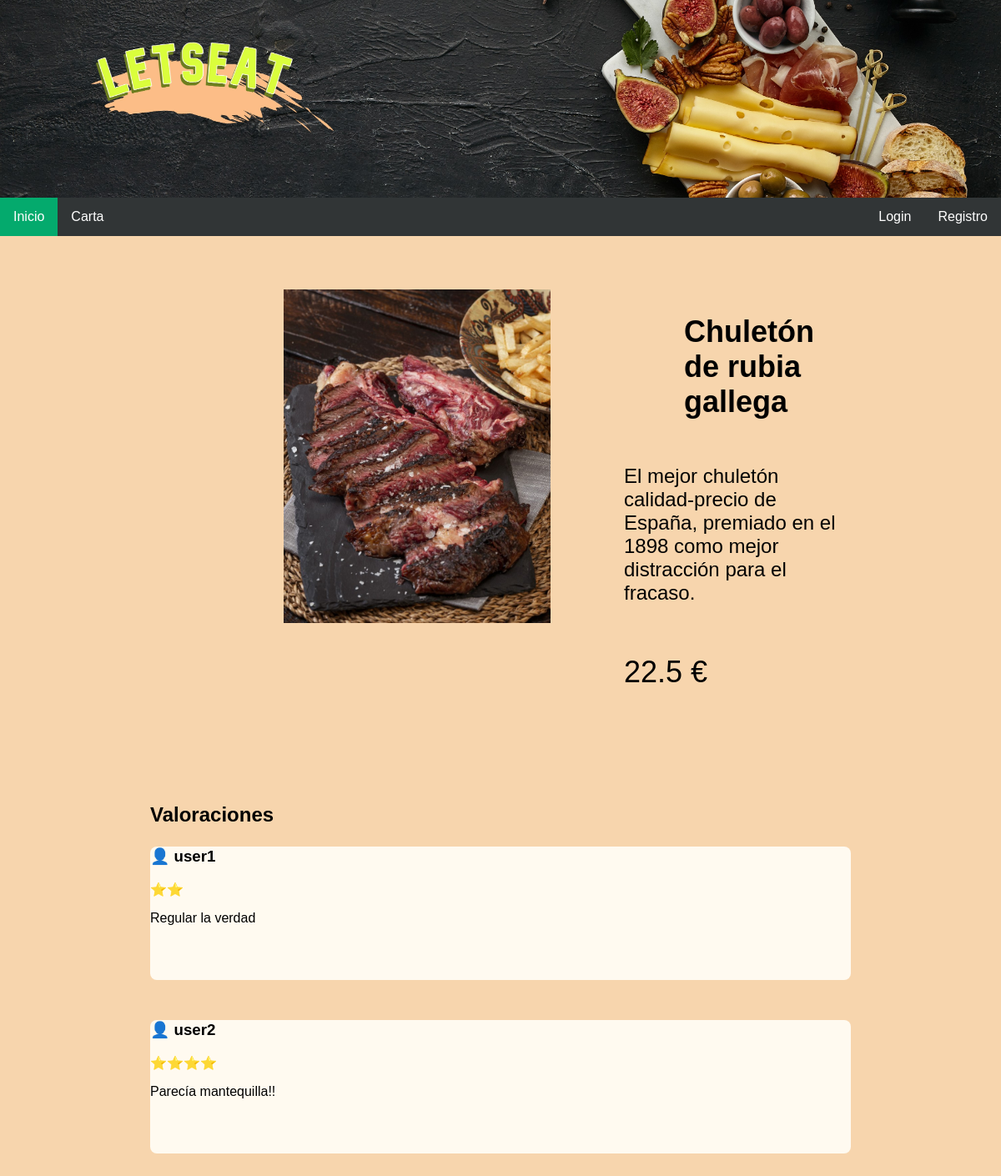
The page /Code/verPlato.php?idPlato=2 on the database its author committed.
### tables this page shows
CREATE TABLE `platos` (
  `id` int(10) NOT NULL,
  `foto` varchar(32) NOT NULL,
  `nombre` varchar(32) NOT NULL,
  `precio` float NOT NULL,
  `descripcion` text NOT NULL,
  `id_categoria` int(11) NOT NULL
);

CREATE TABLE `valoraciones` (
  `id` int(11) NOT NULL,
  `id_usuario` int(11) NOT NULL,
  `id_plato` int(11) NOT NULL,
  `valoracion` int(11) NOT NULL,
  `descripcion` mediumtext NOT NULL
);

CREATE TABLE `usuarios` (
  `id` int(11) NOT NULL,
  `nombre` varchar(50) NOT NULL,
  `contrasenia` varchar(255) NOT NULL,
  `rol` enum('Administrador','Propietario','Empleado','Usuario') NOT NULL,
  `email` varchar(32) NOT NULL,
  `direccion` varchar(64) NOT NULL,
  `telefono` int(9) NOT NULL
);

### Code/includes/Plato.php (called while the page is built, shortened)
<?php
class Plato
{
    private $foto;
    private $nombre;
    private $precio;
    private $descripcion;
    private function __construct($id, $foto, $nombre, $precio, $descripcion, $idCategoria)
    {
        $this->foto = $foto;
        $this->nombre = $nombre;
        $this->precio = $precio;
        $this->descripcion = $descripcion;
    }
    public static function buscarPlato($idPlato)
    {
        $app = Aplicacion::getInstancia();
        $conn = $app->conexionBd();
        $queryPlatos = sprintf("SELECT * FROM platos WHERE id = '%d'", $idPlato);
        $rsPlatos = $conn->query($queryPlatos);
        if($rsPlatos) {
            $rowPlato = mysqli_fetch_assoc($rsPlatos);
            return new Plato($rowPlato['id'], $rowPlato['foto'], $rowPlato['nombre'], $rowPlato['precio'], $rowPlato['descripcion'], $rowPlato['id_categoria']);
        } else {
            return false;
        }
    }
    public function getNombre()
    {
        return $this->nombre;
    }
    public function getPrecio()
    {
        return $this->precio;
    }
    public function getDescripcion()
    {
        return $this->descripcion;
    }
    public function getFoto()
    {
        return $this->foto;
    }
}
?>

### Code/includes/Valoracion.php (called while the page is built, shortened)
<?php
class Valoracion
{
    private $descripcion;
    private function __construct($id, $id_usuario, $id_plato, $valoracion, $descripcion)
    {
        $this->descripcion = $descripcion;
    }
    public static function listaValoracionesPlato($idPlato)
    {
        $app = Aplicacion::getInstancia();
        $conn = $app->conexionBd();
        $listaValoraciones = array();
        $queryValoraciones = sprintf("SELECT * FROM valoraciones WHERE id_plato = '%d'", $idPlato);
        $rsValoraciones = $conn->query($queryValoraciones);
        if($rsValoraciones) {
            while($rowValoracion = mysqli_fetch_assoc($rsValoraciones)){
                $listaValoraciones[] = new Valoracion($rowValoracion['id'], $rowValoracion['id_usuario'], $rowValoracion['id_plato'], $rowValoracion['valoracion'], $rowValoracion['descripcion']);
            }
            return $listaValoraciones;
        }
        else {
            return false;
        }
    }
    public function getDescripcion()
    {
        return $this->descripcion;
    }
}
?>

### Code/includes/Usuario.php (called while the page is built, shortened)
<?php
class Usuario{
   private $nombre;
   private function __construct($nombre, $email, $password, $rol, $dir, $tel)
   {
       $this->nombre= $nombre;
   }
   public static function buscaUsuarioPorId($idU)
   {
       $app = Aplicacion::getInstancia();
       $conn = $app->conexionBd();
       $query = sprintf("SELECT * FROM usuarios U WHERE U.id = '%s'", $conn->real_escape_string($idU));
       $rs = $conn->query($query);
       $result = false;
       if ($rs) {
           if ( $rs->num_rows == 1) {
               $fila = $rs->fetch_assoc();
               $user = new Usuario($fila['nombre'], $fila['email'], $fila['contrasenia'], $fila['rol'], $fila['direccion'], $fila['telefono']);
               $user->id = $fila['id'];
               $result = $user;
           }
       } else {
           echo "Error al consultar en la BD: (" . $conn->errno . ") " . utf8_encode($conn->error);
           exit();
       }
       return $result;
   }
   public function getNombre()
   {
       return $this->nombre;
   }
}
?>

### Code/verPlato.php (the view, shortened to what this page needs)
<?php
    $plato = Plato::buscarPlato($_GET['idPlato']);
    $contenido = "";
    $path = "images/carta/";
    if($plato->getFoto() != NULL){
        $path .= $plato->getFoto();
    }
    else{
        $path .= "default.jpg";
    }
    $contenido .= <<<EOF
    <div class="cuerpoPagina">
    <div class="cuerpoVerPlato">
    <div class="mostrarFoto">
    <img src=$path class="mostrarFoto" alt="foto del plato">
    </div>
    <div class="mostrarInfoPlato">
    <h1 class="mostrarNombre">{$plato->getNombre()}</h1>
    <p class="mostrarDescripcion">{$plato->getDescripcion()}</p>
    <p class="mostrarPrecio">{$plato->getPrecio()} €</p>
    </div>
    </div>
EOF;
    $contenido .= <<<EOF
    <div class="cabecera">
    <div class="tituValora">
    <h1>Valoraciones</h1>
EOF;
    $contenido .= <<<EOF
    </div>
    </div>
EOF;
    $listaValoraciones = Valoracion::listaValoracionesPlato($plato->getId());
    foreach($listaValoraciones as $valoracion) {
        $id_user = $valoracion->getId_usuario();
        $user = Usuario::buscaUsuarioPorId($id_user);
        $nombreUser = $user->getNombre();
        $descripcion = $valoracion->getDescripcion();
        $num_estrellas = $valoracion->getValoracion();
        $estrellas = "";
        for ($i = 0; $i < $num_estrellas; $i++) {
            $estrellas .= "⭐";
        }
        $contenido .= <<<EOF
        <div class="comentario">
        <div class="tituComen">
            <h3 class="nombreUser">👤 $nombreUser</h3>
EOF;
        $contenido .=<<<EOF
        </div>
            <div class="contenedorEstrellas">
            <p class="star">$estrellas</p>
            </div>
            <p>$descripcion</p>
        </div>
EOF;
    }
    $contenido .=<<<EOF
    </div>
EOF;
    include __DIR__.'/includes/plantillas/plantilla.php';

### Code/css/verPlato.css (style rules this page uses)
body { background-color: rgb(247, 213, 173); font-family: arial; }
.cuerpoPagina { width: 70%; margin:auto; padding-bottom: 4em; margin-top: 4em; }
.cuerpoVerPlato { display: flex; margin-bottom: 5em; }
.mostrarFoto { height: 25em; width: 20em; object-fit: cover; margin-left: 5em; }
.mostrarInfoPlato { margin-left: 7em; font-size: 1.5em; display: flex; flex-direction: column; justify-content: space-between }
.mostrarNombre { margin-left: 2em; }
.mostrarNombre:first-letter { text-transform: uppercase; }
.mostrarPrecio { font-size: 1.5em; }
.comentario { height: 10em; width: 100%; background-color: rgb(255,250,240); margin: auto; margin-bottom: 3em; border-radius: 0.5em; }
.tituComen h3 { float: left; margin:0px; margin-top: 0.1em; margin-bottom: 1em; }
.contenedorEstrellas { clear:both; }
.tituValora h1 { float: left; }
.cabecera { display: inline-block; width: 100%; }

### Code/css/comun.css (style rules this page uses)
body, html { border: 0px; margin: 0px; padding: 0px; overflow-x:hidden; font-family: arial; background-color: rgb(247, 213, 173); }

### rows shown on the page
platos: foto (picture), nombre "chuletón de rubia gallega", descripcion "El mejor chuletón calidad-precio de España, premiado en el 1898 como mejor distracción para el fracaso.", precio "22.5"
valoraciones: id_usuario.nombre "user1", estrellas "⭐⭐", descripcion "Regular la verdad"
valoraciones: id_usuario.nombre "user2", estrellas "⭐⭐⭐⭐", descripcion "Parecía mantequilla!!"
